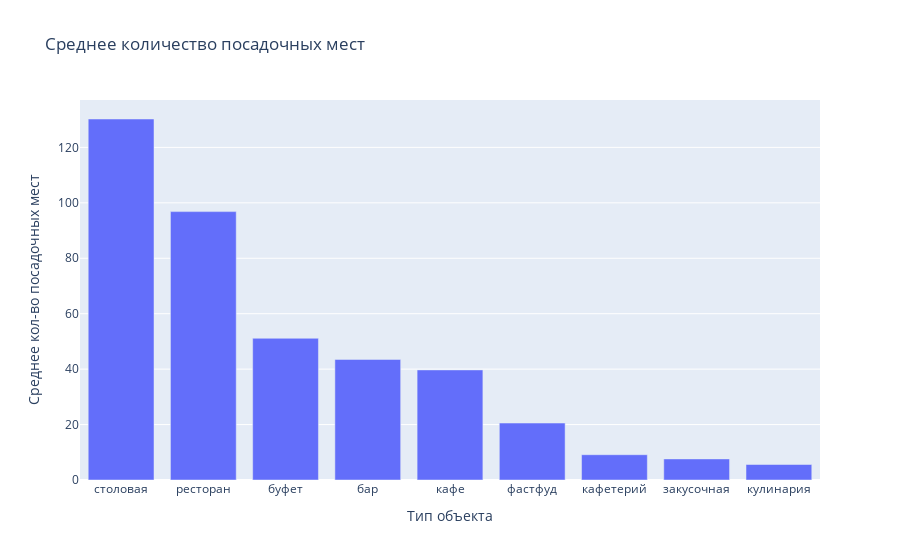

Notebook code for this chart:
### Code cell
fig = px.bar(data.groupby('object_type',as_index=False).agg({'number':'mean'})\
    .sort_values(by='number',ascending=False), y='number', x='object_type', title='Среднее количество посадочных мест', 
    labels={'object_type':'Тип объекта', 'number':'Среднее кол-во посадочных мест'})
fig.show()

### Figure 1 — Plotly figure (JSON) as saved in the notebook; plotly's stock layout.template omitted (floating-point values rounded to 4 significant figures)
{"data": [{"alignmentgroup": "True", "hovertemplate": "Тип объекта=%{x}<br>Среднее кол-во посадочных мест=%{y}<extra></extra>", "legendgroup": "", "marker": {"color": "#636efa", "pattern": {"shape": ""}}, "name": "", "offsetgroup": "", "orientation": "v", "showlegend": false, "textposition": "auto", "type": "bar", "x": ["столовая", "ресторан", "буфет", "бар", "кафе", "фастфуд", "кафетерий", "закусочная", "кулинария"], "xaxis": "x", "y": [130.2, 96.83, 51.13, 43.49, 39.72, 20.55, 9.123, 7.608, 5.59], "yaxis": "y"}], "layout": {"barmode": "relative", "legend": {"tracegroupgap": 0}, "title": {"text": "Среднее количество посадочных мест"}, "xaxis": {"anchor": "y", "domain": [0, 1], "title": {"text": "Тип объекта"}}, "yaxis": {"anchor": "x", "domain": [0, 1], "title": {"text": "Среднее кол-во посадочных мест"}}}}
